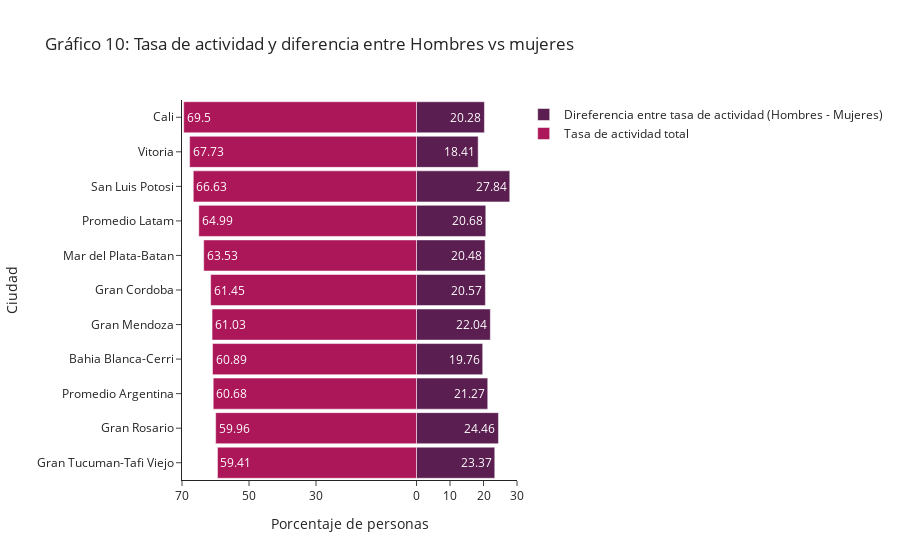

Notebook code for this chart:
### Code cell
layout = go.Layout(yaxis=go.layout.YAxis(title='Ciudad'),
                   xaxis=go.layout.XAxis(
                       range=[-70, 30],
                       tickvals=[-70, -50, -30, 0, 10, 20, 30],
                       ticktext=[70, 50, 30, 0, 10, 20, 30],
                       title='Porcentaje de personas'),
                    barmode='overlay',
                    bargap=0.1,
                    template="simple_white",
                   title='Gráfico 10: Tasa de actividad y diferencia entre Hombres vs mujeres'
                  )

data = [go.Bar(y=act.index,
               x=act['dif'],
               orientation='h',
               name='Direferencia entre tasa de actividad (Hombres - Mujeres)',
               text=np.round(act['dif'].to_numpy(),2),
               hoverinfo='text',
               marker=dict(color=colors[4]),
                    #hoverlabel=dict(hover_data={act['dif']:':.2f'})
               ),
        go.Bar(y=act.index,
               x=act['Tasa de Actividad (total)'],
               orientation='h',
               name='Tasa de actividad total',
               text= np.round(act['Tasa de Actividad (total)'].to_numpy() * -1,2),
               hoverinfo='text',
               marker=dict(color=colors[8])
               )]


fig = go.Figure(
                data=data,
                layout=layout
)

fig.write_html(file="informe/images/actividad.html",full_html=False,include_plotlyjs='cdn')
fig.show()

### Figure 1 — Plotly figure (JSON) as saved in the notebook; plotly's stock layout.template omitted (floating-point values rounded to 4 significant figures)
{"data": [{"hoverinfo": "text", "marker": {"color": "#5a1e50"}, "name": "Direferencia entre tasa de actividad (Hombres - Mujeres)", "orientation": "h", "text": [23.37, 24.46, 21.27, 19.76, 22.04, 20.57, 20.48, 20.68, 27.84, 18.41, 20.28], "type": "bar", "x": [23.37, 24.46, 21.27, 19.76, 22.04, 20.57, 20.48, 20.68, 27.84, 18.41, 20.28], "y": ["Gran Tucuman-Tafi Viejo", "Gran Rosario", "Promedio Argentina", "Bahia Blanca-Cerri", "Gran Mendoza", "Gran Cordoba", "Mar del Plata-Batan", "Promedio Latam", "San Luis Potosi", "Vitoria", "Cali"]}, {"hoverinfo": "text", "marker": {"color": "#ac1759"}, "name": "Tasa de actividad total", "orientation": "h", "text": [59.41, 59.96, 60.68, 60.89, 61.03, 61.45, 63.53, 64.99, 66.63, 67.73, 69.5], "type": "bar", "x": [-59.41, -59.96, -60.68, -60.89, -61.03, -61.45, -63.53, -64.99, -66.63, -67.73, -69.5], "y": ["Gran Tucuman-Tafi Viejo", "Gran Rosario", "Promedio Argentina", "Bahia Blanca-Cerri", "Gran Mendoza", "Gran Cordoba", "Mar del Plata-Batan", "Promedio Latam", "San Luis Potosi", "Vitoria", "Cali"]}], "layout": {"autosize": true, "bargap": 0.1, "barmode": "overlay", "title": {"text": "Gráfico 10: Tasa de actividad y diferencia entre Hombres vs mujeres"}, "xaxis": {"range": [-70, 30], "ticktext": [70, 50, 30, 0, 10, 20, 30], "tickvals": [-70, -50, -30, 0, 10, 20, 30], "title": {"text": "Porcentaje de personas"}, "type": "linear"}, "yaxis": {"autorange": true, "range": [-0.5, 10.5], "title": {"text": "Ciudad"}, "type": "category"}}}
